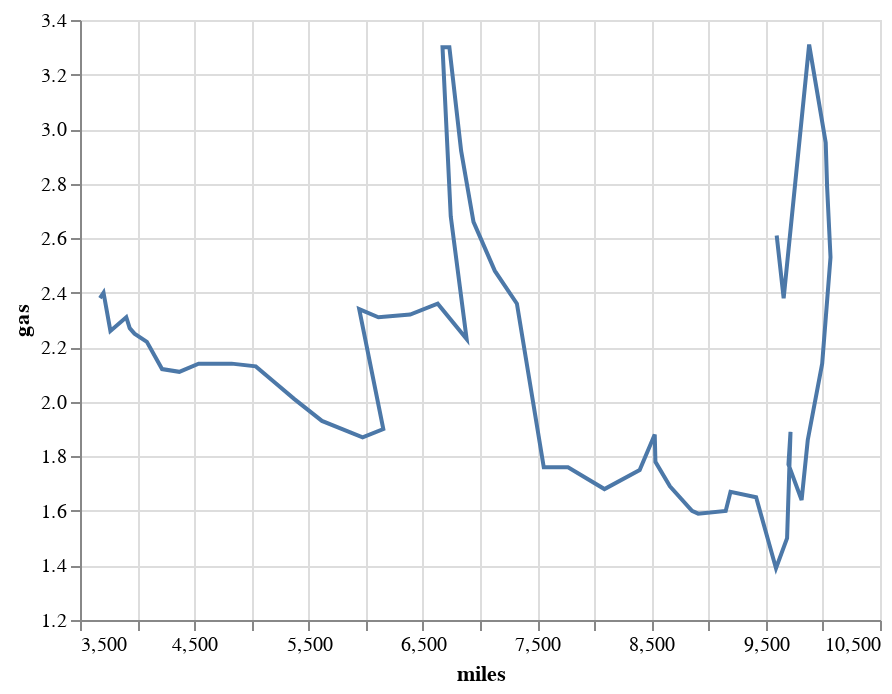

The notebook cell this image was saved under:
### Markdown cell above
## Line chart with custom path

### Code cell
driving = data.driving()

alt.Chart(driving).mark_line().encode(
    alt.X('miles', scale=alt.Scale(zero=False)),
    alt.Y('gas', scale=alt.Scale(zero=False)),
    order='year:T',
)

### Figure 1 — Vega-Lite specification as saved in the notebook (floating-point values rounded to 4 significant figures)
{"$schema": "https://vega.github.io/schema/vega-lite/v2.json", "config": {"view": {"height": 300, "width": 400}}, "data": {"values": [{"gas": 2.38, "miles": 3675, "side": "left", "year": 1956}, {"gas": 2.4, "miles": 3706, "side": "right", "year": 1957}, {"gas": 2.26, "miles": 3766, "side": "bottom", "year": 1958}, {"gas": 2.31, "miles": 3905, "side": "top", "year": 1959}, {"gas": 2.27, "miles": 3935, "side": "right", "year": 1960}, {"gas": 2.25, "miles": 3977, "side": "bottom", "year": 1961}, {"gas": 2.22, "miles": 4085, "side": "right", "year": 1962}, {"gas": 2.12, "miles": 4218, "side": "bottom", "year": 1963}, {"gas": 2.11, "miles": 4369, "side": "bottom", "year": 1964}, {"gas": 2.14, "miles": 4538, "side": "bottom", "year": 1965}, {"gas": 2.14, "miles": 4676, "side": "top", "year": 1966}, {"gas": 2.14, "miles": 4827, "side": "bottom", "year": 1967}, {"gas": 2.13, "miles": 5038, "side": "right", "year": 1968}, {"gas": 2.07, "miles": 5207, "side": "right", "year": 1969}, {"gas": 2.01, "miles": 5376, "side": "right", "year": 1970}, {"gas": 1.93, "miles": 5617, "side": "bottom", "year": 1971}, {"gas": 1.87, "miles": 5973, "side": "bottom", "year": 1972}, {"gas": 1.9, "miles": 6154, "side": "right", "year": 1973}, {"gas": 2.34, "miles": 5943, "side": "left", "year": 1974}, {"gas": 2.31, "miles": 6111, "side": "bottom", "year": 1975}, {"gas": 2.32, "miles": 6389, "side": "bottom", "year": 1976}, {"gas": 2.36, "miles": 6630, "side": "top", "year": 1977}, {"gas": 2.23, "miles": 6883, "side": "bottom", "year": 1978}, {"gas": 2.68, "miles": 6744, "side": "left", "year": 1979}, {"gas": 3.3, "miles": 6672, "side": "left", "year": 1980}, {"gas": 3.3, "miles": 6732, "side": "right", "year": 1981}, {"gas": 2.92, "miles": 6835, "side": "right", "year": 1982}, {"gas": 2.66, "miles": 6943, "side": "right", "year": 1983}, {"gas": 2.48, "miles": 7130, "side": "right", "year": 1984}, {"gas": 2.36, "miles": 7323, "side": "right", "year": 1985}, {"gas": 1.76, "miles": 7558, "side": "left", "year": 1986}, {"gas": 1.76, "miles": 7770, "side": "top", "year": 1987}, {"gas": 1.68, "miles": 8089, "side": "bottom", "year": 1988}, {"gas": 1.75, "miles": 8397, "side": "left", "year": 1989}, {"gas": 1.88, "miles": 8529, "side": "top", "year": 1990}, {"gas": 1.78, "miles": 8535, "side": "right", "year": 1991}, {"gas": 1.69, "miles": 8662, "side": "right", "year": 1992}, {"gas": 1.6, "miles": 8855, "side": "left", "year": 1993}, {"gas": 1.59, "miles": 8909, "side": "bottom", "year": 1994}, {"gas": 1.6, "miles": 9150, "side": "bottom", "year": 1995}, {"gas": 1.67, "miles": 9192, "side": "top", "year": 1996}, {"gas": 1.65, "miles": 9416, "side": "right", "year": 1997}, {"gas": 1.39, "miles": 9590, "side": "bottom", "year": 1998}, {"gas": 1.5, "miles": 9687, "side": "right", "year": 1999}, {"gas": 1.89, "miles": 9717, "side": "top", "year": 2000}, {"gas": 1.77, "miles": 9699, "side": "left", "year": 2001}, {"gas": 1.64, "miles": 9814, "side": "bottom", "year": 2002}, {"gas": 1.86, "miles": 9868, "side": "right", "year": 2003}, {"gas": 2.14, "miles": 9994, "side": "left", "year": 2004}, {"gas": 2.53, "miles": 10067, "side": "left", "year": 2005}, {"gas": 2.79, "miles": 10037, "side": "right", "year": 2006}, {"gas": 2.95, "miles": 10025, "side": "right", "year": 2007}, {"gas": 3.31, "miles": 9880, "side": "left", "year": 2008}, {"gas": 2.38, "miles": 9657, "side": "bottom", "year": 2009}, {"gas": 2.61, "miles": 9596, "side": "left", "year": 2010}]}, "encoding": {"order": {"field": "year", "type": "temporal"}, "x": {"field": "miles", "scale": {"zero": false}, "type": "quantitative"}, "y": {"field": "gas", "scale": {"zero": false}, "type": "quantitative"}}, "mark": "line"}
